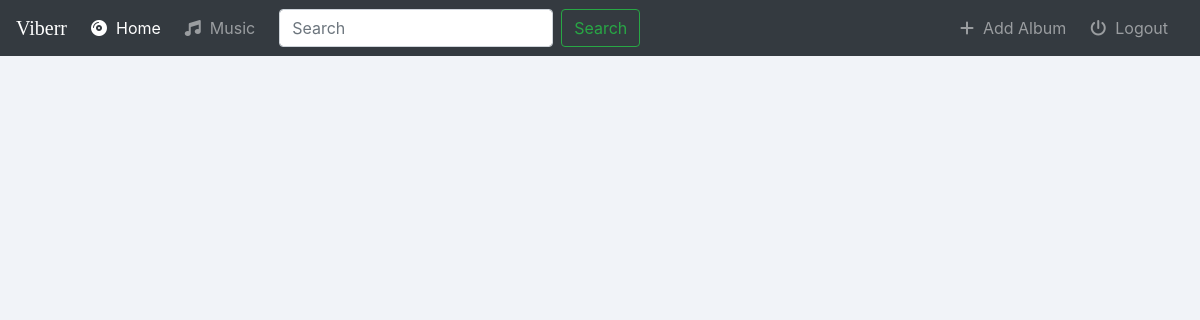
Page /music/ (signed in) on the earlier database version.
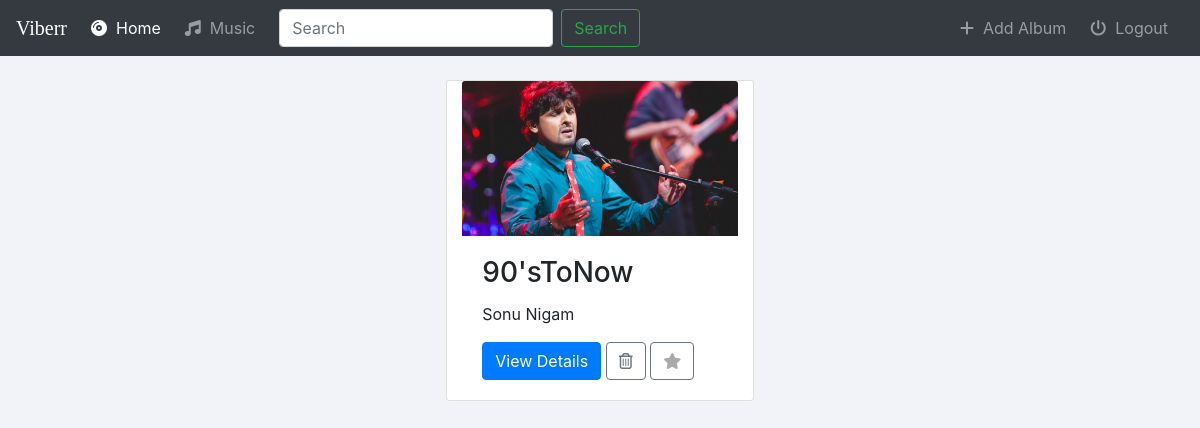
Same page on the later database version.
### music/models.py (models this page shows, shortened)
class Album(models.Model):
    user = models.ForeignKey(User,models.SET_NULL,blank=True,null=True)
    artist = models.CharField(max_length=250)
    album_title = models.CharField(max_length=500)
    genre = models.CharField(max_length=100)
    album_logo = models.FileField(upload_to='music/images')
    is_favorite = models.BooleanField(default=False)

### music/views.py (the view)
# urls.py: path('', views.index, name='music'),
@login_required(login_url='music:login')
def index(request):
    albums = Album.objects.filter(user=request.user)
    return render(request,'music/index.html',{'albums':albums,'searchAlbum':True})

### music/templates/music/index.html (shortened to what this page needs)
{% extends 'music/basic.html' %}
{% block body %}
{% for album in albums %}
        {% if forloop.first %}
            <div class="row my-4 d-flex justify-content-around">
        {% endif %}
        <div class="card col-md-3">
            <img class="card-img-top" src="{{album.album_logo.url}}" alt="Card image cap">
            <div class="card-body">
                <h3 class="card-title">{{ album.album_title }}</h3>
                <p class="card-text">{{album.artist}}</p>
                <a href="{% url 'music:detail' album.id %}" class="btn btn-primary">View Details</a>
                <a href="{% url 'music:album-delete' album.id %}" class="btn btn-outline-secondary">
                    <i class="far fa-trash-alt"></i></a>
                <a href="{% url 'music:favorite-album' album.id%}" class="btn btn-outline-secondary"><i class="fas fa-star {% if album.is_favorite %}active{% endif %}"></i></a>
            </div>
        </div>
{%endfor%}
{% endblock %}

### music/templates/music/basic.html (shortened to what this page needs)
<!doctype html>
<html lang="en">
<head>
    <link rel="stylesheet" href="https://maxcdn.bootstrapcdn.com/bootstrap/4.0.0/css/bootstrap.min.css">
    {% load static %}
    <link rel="stylesheet" type="text/css" href="{% static 'music/styles.css' %}">
</head>
<body>
    <nav class="navbar navbar-expand-lg navbar-dark bg-dark">
        <a class="navbar-brand" href="{% url 'music:music'%}">Viberr</a>
        <div class="collapse navbar-collapse" id="navbarSupportedContent">
            <ul class="navbar-nav mr-2">
                <li class="nav-item active mr-2">
                    <a class="nav-link" href="/music">
                        <i class="fas fa-compact-disc"></i>&nbsp;
                        Home <span class="sr-only">(current)</span></a>
                </li>
                <li class="nav-item mr-2">
                    <a class="nav-link" href="{% url 'music:songs' 'all' %}"><i class="fas fa-music"></i>&nbsp; Music</a>
                </li>
            </ul>
            {% if searchAlbum %}
            <form class="form-inline my-2 my-lg-0" action="{% url 'music:search' %}" method="get">
                <input class="form-control mr-sm-2" type="search" name='search' placeholder="Search" aria-label="Search">
                <button class="btn btn-outline-success my-2 my-sm-0" type="submit">Search</button>
            </form>
            {% endif %}
            <ul class="navbar-nav ml-auto">
                <li class="nav-item mr-2">
                    <a class="nav-link" href="{% url 'music:album-add' %}">
                        <i class="fas fa-plus"></i>&nbsp; Add Album</a>
                </li>
                <li class="nav-item mr-2">
                    <a class="nav-link" href="{% url 'music:logout' %}"><i class="fas fa-power-off"></i>&nbsp; Logout</a>
                </li>
            </ul>
        </div>
    </nav>
    {% block body %}
    {% endblock%}
</body>
</html>

### music/static/music/styles.css (style rules this page uses)
html,body { background:#f1f3f8; }
.navbar-brand { font-family: 'Satisfy',cursive; }
.fa-star { color: #aaaaaa; }

Differences in the rows shown:
added Album: album_logo (picture), album_title "90'sToNow", artist "Sonu Nigam", is_favorite False (drawn)
